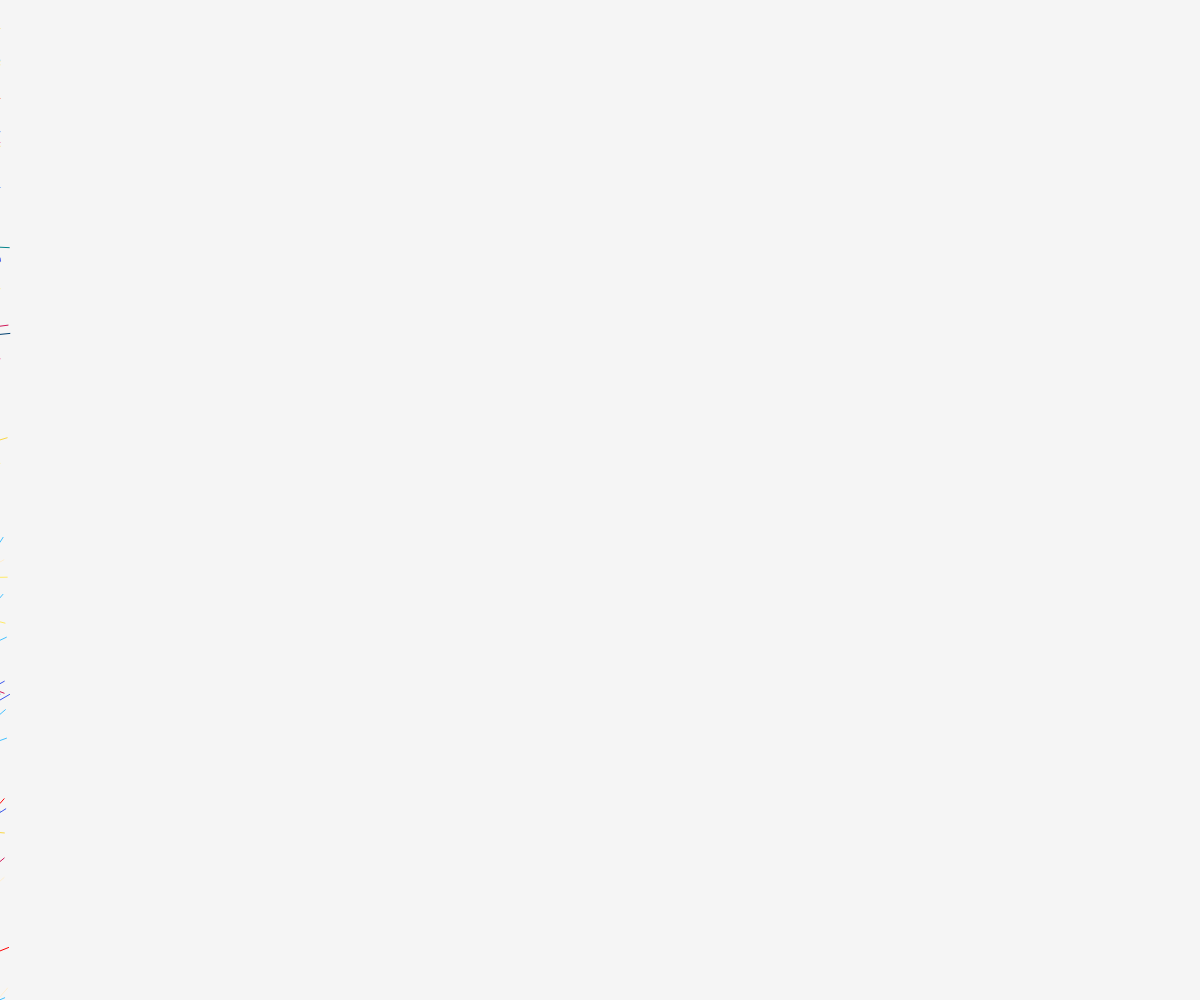
Frame 1 (no input)
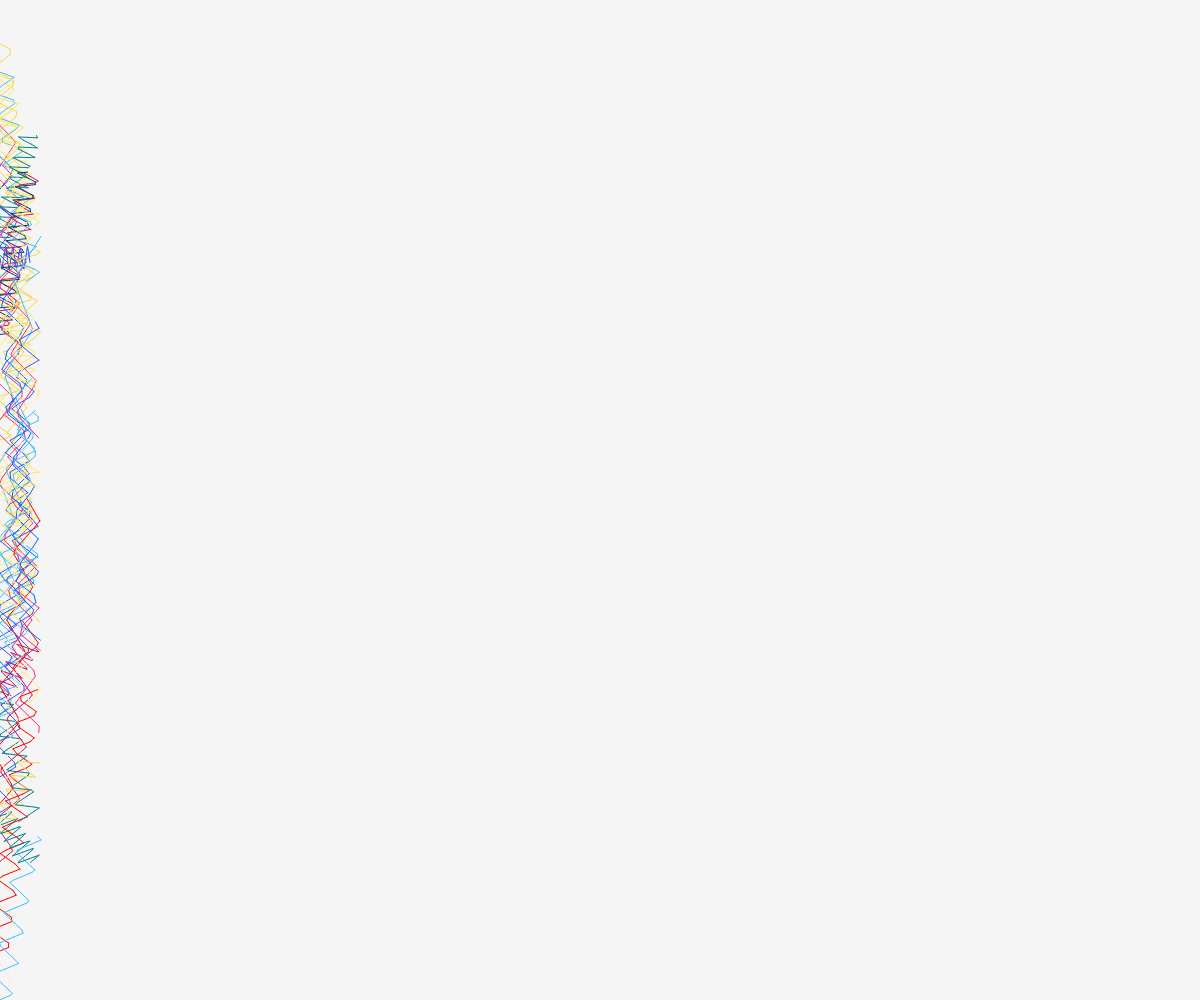
Frame 60 (no input)
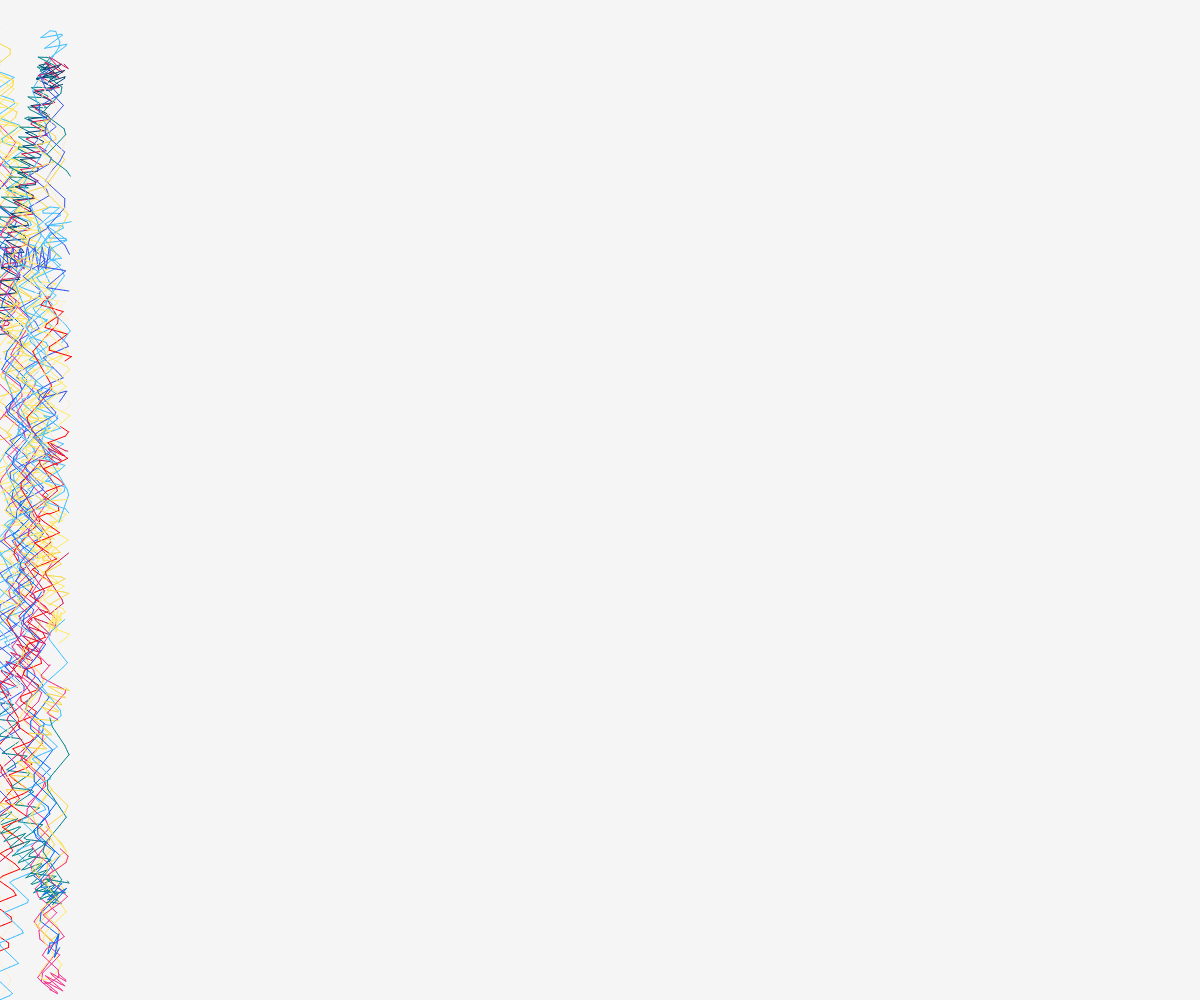
Frame 120 (the mouse pressed at the canvas centre since frame 60)

The p5.js sketch that drew these frames (run headless with seeded random() and noise() and a simulated clock; from frame 60 on, the mouse is pressed at the canvas centre):

// p5.js sketch
// ── sketch.js
let paths = [];

let numberOfLines = 40;

let colorPalette = [
  "#F9D746",
  "#0066FF",
  "#FF0001",
  "#F22E8A",
  "#06858C",
  "#CF1858",
  "#FEEDCE",
  "#FFEA66",
  "#43C0FF",
  "#3B55EB",
  "#004170"
];

function setup() {
  createCanvas(windowWidth, windowHeight);
  background("#F5F5F5");

  // create all the lines
  for (let i = 0; i < numberOfLines; i++) {

    let startY = random(0, height);
    let endY = random(0, height);

    paths.push({
      x1: 0,
      y1: startY,

      x2: 50,
      y2: endY,

      t: 0,

      previousX: 0,
      previousY: startY,

      color: random(colorPalette),

      zigzags: random(5, 20),

      finished: false
    });
  }
}


function draw() {

  for (let path of paths) {

    if (path.finished) {
      continue;
    }

    stroke(path.color);

    // animation speed
    path.t += 0.01;

    if (path.t > 1) {
      path.t = 1;
    }


    // normal point between vertices
    let x = lerp(path.x1, path.x2, path.t);
    let y = lerp(path.y1, path.y2, path.t);


    // -------------------------
    // ZIGZAG
    // -------------------------

    let dx = path.x2 - path.x1;
    let dy = path.y2 - path.y1;

    let len = sqrt(dx * dx + dy * dy);

    let px = -dy / len;
    let py = dx / len;

    let amount = 12;

    let zig =
      (2 / PI) *
      asin(
        sin(
          path.t *
          TWO_PI *
          path.zigzags
        )
      );

    x += px * zig * amount;
    y += py * zig * amount;


    // draw newest part
    line(
      path.previousX,
      path.previousY,
      x,
      y
    );

    path.previousX = x;
    path.previousY = y;


    // -------------------------
    // REACHED NEXT VERTEX
    // -------------------------

    if (path.t >= 1) {

      // connect exactly to vertex
      line(
        path.previousX,
        path.previousY,
        path.x2,
        path.y2
      );


      // next segment starts here
      path.x1 = path.x2;
      path.y1 = path.y2;


      // new vertex
      path.x2 += 50;
      path.y2 = random(0, height);


      // new random zigzag amount
      path.zigzags = random(5, 20);


      // reset animation
      path.t = 0;

      path.previousX = path.x1;
      path.previousY = path.y1;


      // reached right side
      if (path.x2 > width) {
        path.finished = true;
      }
    }
  }


  // stop once every line is finished
  if (paths.every(path => path.finished)) {
    noLoop();
  }
}
